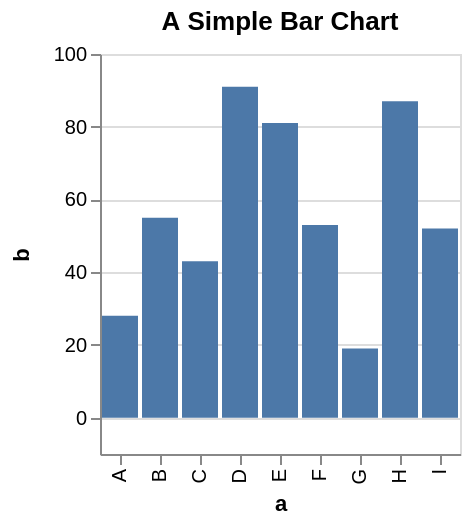

Here is the Vega-Lite specification saved for this chart:
### Vega specification from a JSON file in a GitHub repository (floating-point values rounded to 4 significant figures)
{"$schema": "https://vega.github.io/schema/vega/v4.json", "description": "A simple bar chart with embedded data.", "autosize": "pad", "padding": 5, "height": 200, "title": {"text": "A Simple Bar Chart", "frame": "group"}, "style": "cell", "data": [{"name": "source_0", "values": [{"a": "A", "b": 28}, {"a": "B", "b": 55}, {"a": "C", "b": 43}, {"a": "D", "b": 91}, {"a": "E", "b": 81}, {"a": "F", "b": 53}, {"a": "G", "b": 19}, {"a": "H", "b": 87}, {"a": "I", "b": 52}]}], "signals": [{"name": "x_step", "value": 20}, {"name": "width", "update": "bandspace(domain('x').length, 0.1, 0.05) * x_step"}], "marks": [{"name": "marks", "type": "rect", "style": ["bar"], "from": {"data": "source_0"}, "encode": {"update": {"fill": [{"test": "datum[\"b\"] === null || isNaN(datum[\"b\"])", "value": null}, {"value": "#4c78a8"}], "tooltip": {"signal": "{\"a\": ''+datum[\"a\"], \"b\": format(datum[\"b\"], \"\")}"}, "x": {"scale": "x", "field": "a"}, "width": {"scale": "x", "band": true}, "y": {"scale": "y", "field": "b"}, "y2": {"scale": "y", "value": 0}}}}], "scales": [{"name": "x", "type": "band", "domain": {"data": "source_0", "field": "a", "sort": true}, "range": {"step": {"signal": "x_step"}}, "paddingInner": 0.1, "paddingOuter": 0.05}, {"name": "y", "type": "linear", "domain": {"data": "source_0", "field": "b"}, "range": [{"signal": "height"}, 0], "nice": true, "zero": true, "padding": 5}], "axes": [{"scale": "x", "orient": "bottom", "grid": false, "title": "a", "labelAlign": "right", "labelAngle": 270, "labelBaseline": "middle", "labelOverlap": true, "zindex": 1}, {"scale": "y", "orient": "left", "grid": false, "title": "b", "labelOverlap": true, "tickCount": {"signal": "ceil(height/40)"}, "zindex": 1}, {"scale": "y", "orient": "left", "gridScale": "x", "grid": true, "tickCount": {"signal": "ceil(height/40)"}, "domain": false, "labels": false, "maxExtent": 0, "minExtent": 0, "ticks": false, "zindex": 0}], "config": {"axisY": {"minExtent": 30}}}
